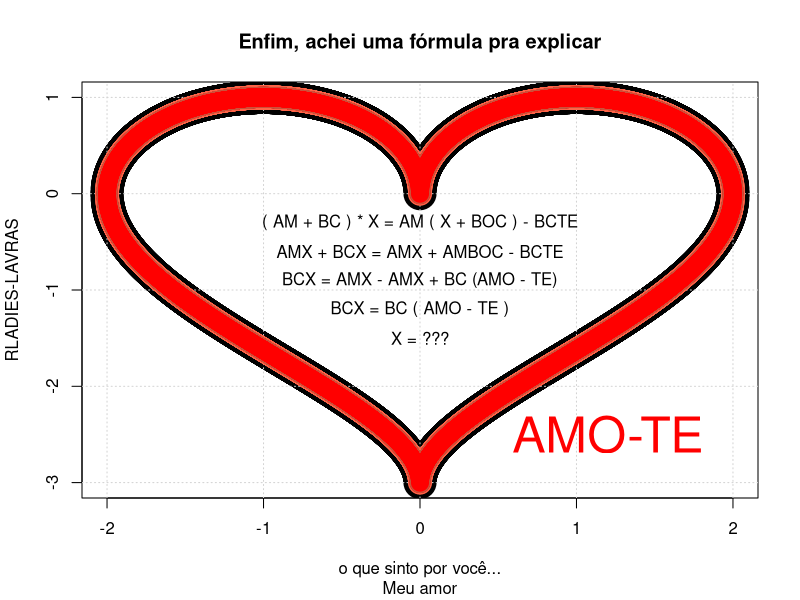
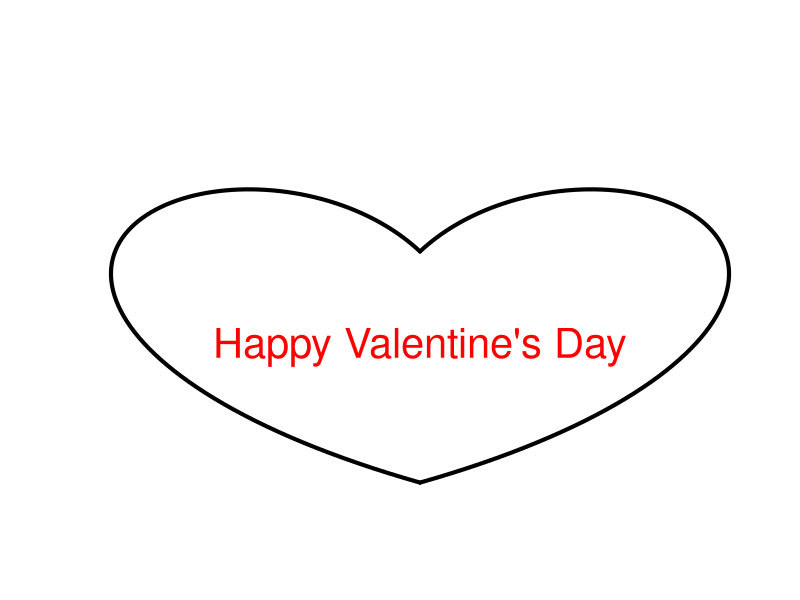

These charts were generated, in order, by the following R code: (Note: this script raises an error after producing the figures.)
#-------------------------------------------------------------------------
# Que tal declarar para o seu amor utilização programação?
# Nós do R-Ladies Lavras organizamos esse script com varias formas de declarar
# para o seu amor nesse dia 12/06. 
# Use sua criatividade e feliz dia dos namorados.
#-------------------------------------------------------------------------

# CORAÇÃO 1 - FORMULA DO AMOR ---------------------------------------------


core=function(nome="Meu amor")
{
  x=seq(-2,2,0.001)
  y1=sqrt(1-((abs(x)-1)^2))
  y2=-3*sqrt(1-(sqrt(abs(x))/sqrt(2)))
  plot(main="Enfim, achei uma fórmula pra explicar", ylab="RLADIES-LAVRAS",xlab="o que sinto por você...",sub=nome,c(x,x),c(y1,y2),lwd=3,pch=20,cex=6)
  grid()
  cores=paste(c("red","tomato"),sort(rep(1:4,2)),sep="")
  eq=c("( AM + BC ) * X = AM ( X + BOC ) - BCTE","AMX + BCX = AMX + AMBOC - BCTE","BCX = AMX - AMX + BC (AMO - TE)","BCX = BC ( AMO - TE )","X = ???")
  pos=c(-0.3,-0.6,-0.9,-1.2,-1.5)
  cont=0
  for (i in 1:30)
  {
    points(c(x,x),c(y1,y2),col=cores[sample(1:8,1)],lwd=sample(1:4,1),pch=20,cex=round(runif(1,1,4)))
    if (i%%5 == 0 & i <=25)
    {
      cont=cont+1
      text(0,pos[cont],eq[cont])
    }
  }
  text(1.2,-2.5,"AMO-TE",col="red",cex=3)
}
core()

#FONTE: www.profmsouza.blogspot.com

# Se quiser personalizar, basta colocar o nome de sua amada ou amado (entre aspas) como parâmetro da função core (e.g.: core("Cíntia"), escreveria o nome de minha amada... rs)
# Bom namoro pra vocês!
#----------------------------------------------------------------~~


# CORAÇÃO 2: Happy Valentine's Day ----------------------------------------


heart1 = function(name){
  t = seq(0,60,len=100)
  plot(c(-8,8),c(0,20),type='n',axes=FALSE,xlab='',ylab='')
  x = -.01*(-t^2+40*t+1200)*sin(pi*t/180)
  y = .01*(-t^2+40*t+1200)*cos(pi*t/180)
  lines(x,y, lwd=4)
  lines(-x,y, lwd=4)
  text(0,7,"Happy Valentine's Day",col='red',cex=2.5)
  text(0,5.5,name,col='red',cex=2.5)
}
heart1()

#FONTE: https://blog.revolutionanalytics.com/2013/02/make-a-valentines-heart-with-r.html

# CORAÇÃO 3 - HOT COLOR HEART ---------------------------------------------


dat<- data.frame(t=seq(0, 2*pi, by=0.1) )
xhrt <- function(t) 16*sin(t)^3
yhrt <- function(t) 13*cos(t)-5*cos(2*t)-2*cos(3*t)-cos(4*t)
dat$y=yhrt(dat$t)
dat$x=xhrt(dat$t)
with(dat, plot(x,y, type="l"))

with(dat, polygon(x,y, col="hotpink"))   

points(c(10,-10, -15, 15), c(-10, -10, 10, 10), pch=169, font=5)


#FONTE: https://stackoverflow.com/questions/8082429/plot-a-heart-in-r


# CORAÇÃO 4: CARTESIANO  --------------------------------------------------

library(ggplot2)
dat <- data.frame(x=seq(0, 2*pi, length.out=100))
cardioid <- function(x, a=1)a*(1-cos(x))
ggplot(dat, aes(x=x)) + stat_function(fun=cardioid) + coord_polar()

heart <- function(x)2-2*sin(x) + sin(x)*(sqrt(abs(cos(x))))/(sin(x)+1.4)
ggplot(dat, aes(x=x)) + stat_function(fun=heart) + coord_polar(start=-pi/2)

#FONTE: https://stackoverflow.com/questions/8082429/plot-a-heart-in-r
